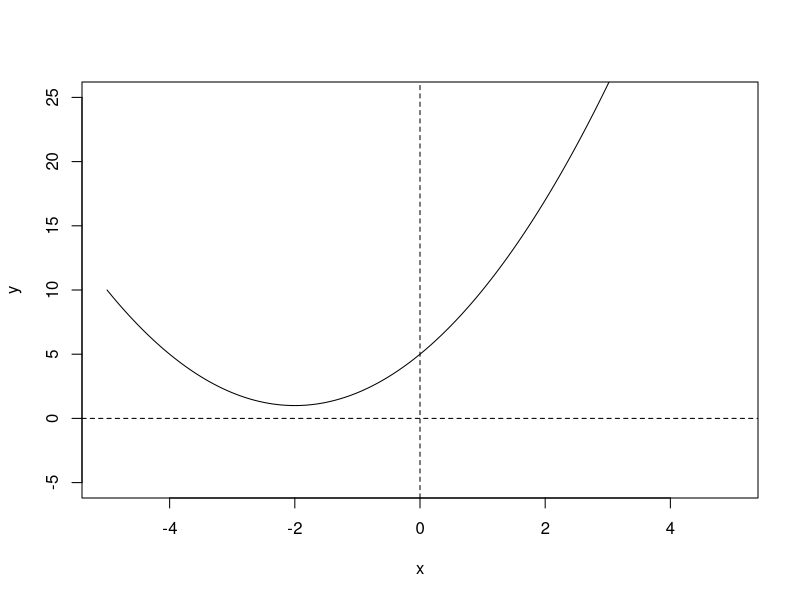
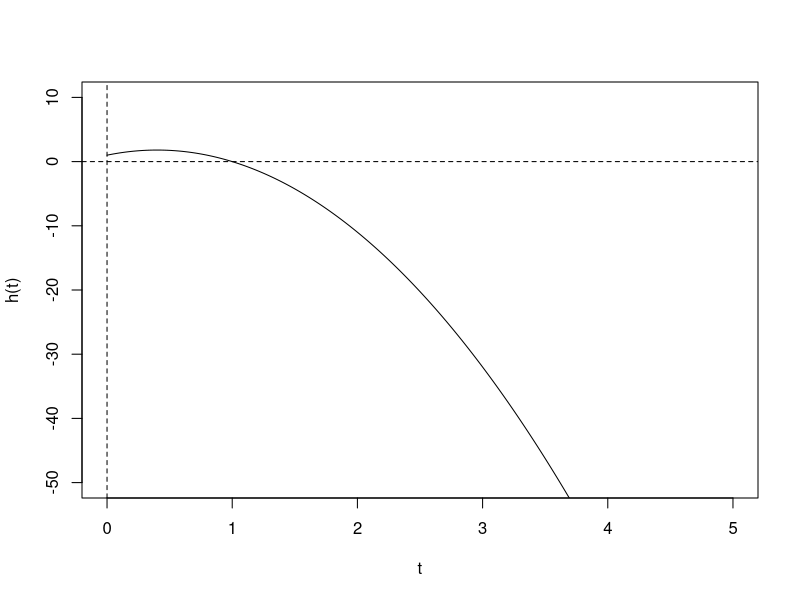
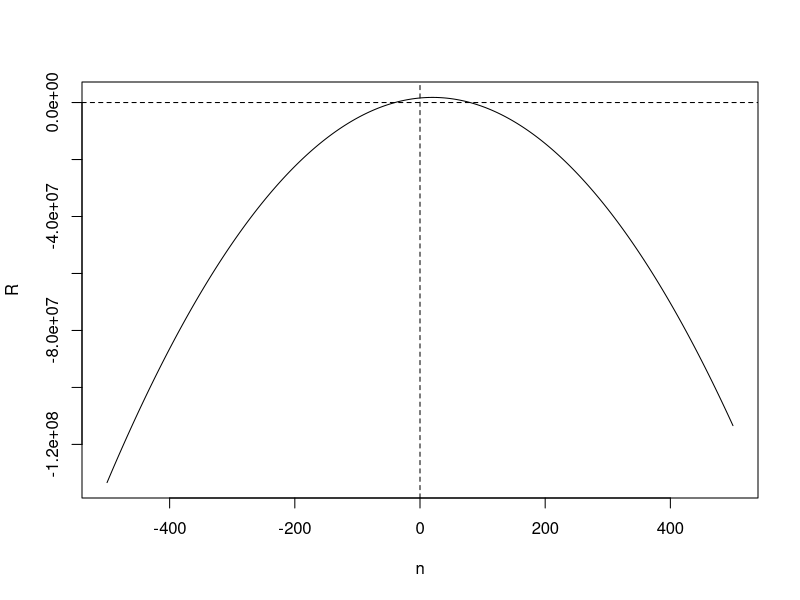

Generate these figures, in order, with R:
## ---- chunk 1
knitr::opts_chunk$set(fig.pos = "!H", out.extra = "")
## ---- chunk 2
y<-function(x) x^2+4*x+5

x = pretty(c(-5,5),3000)

plot(x,y(x),type = "l",xlab="x",ylab="y", ylim = c(-5,25) )
abline(v=0,lty=2)
abline(h=0,lty=2)
## ---- chunk 3
y<-function(t) 1+4*t-5*t^2

t = pretty(c(0,5),3000)

plot(t,y(t),type = "l",xlab="t",ylab="h(t)", ylim = c(-50,10) )
abline(v=0,lty=2)
abline(h=0,lty=2)
## ---- chunk 4
y<-function(n) -500*n^2+20000*n+1600000

n = pretty(c(-500,500),3000)

plot(n,y(n),type = "l",xlab="n",ylab="R" )
abline(v=0,lty=2)
abline(h=0,lty=2)
